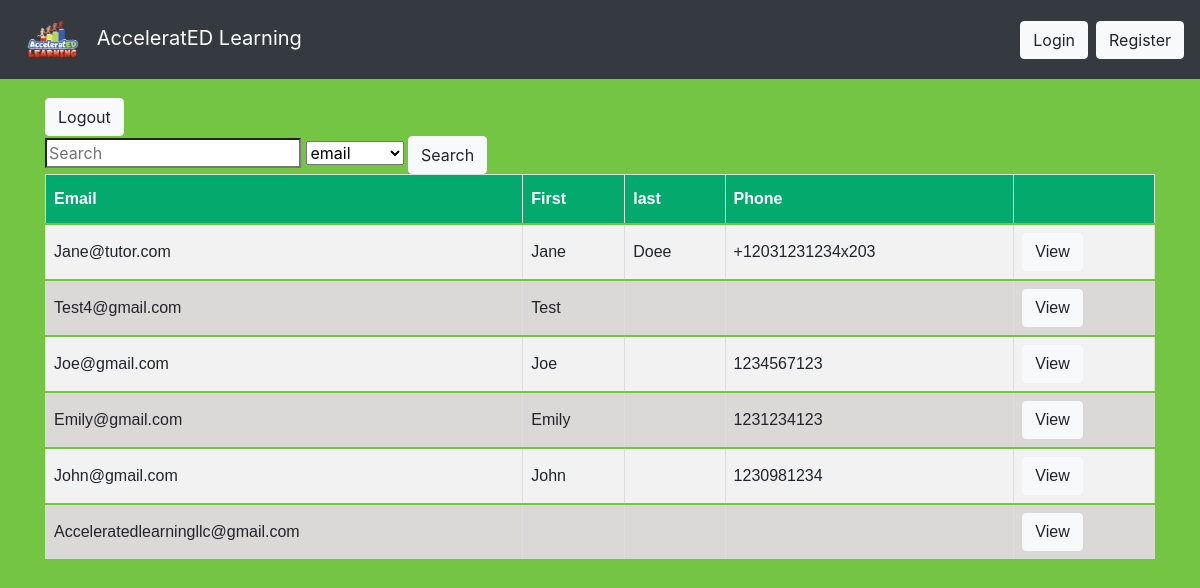
Page /owner/index/ (signed in) on the earlier database version.
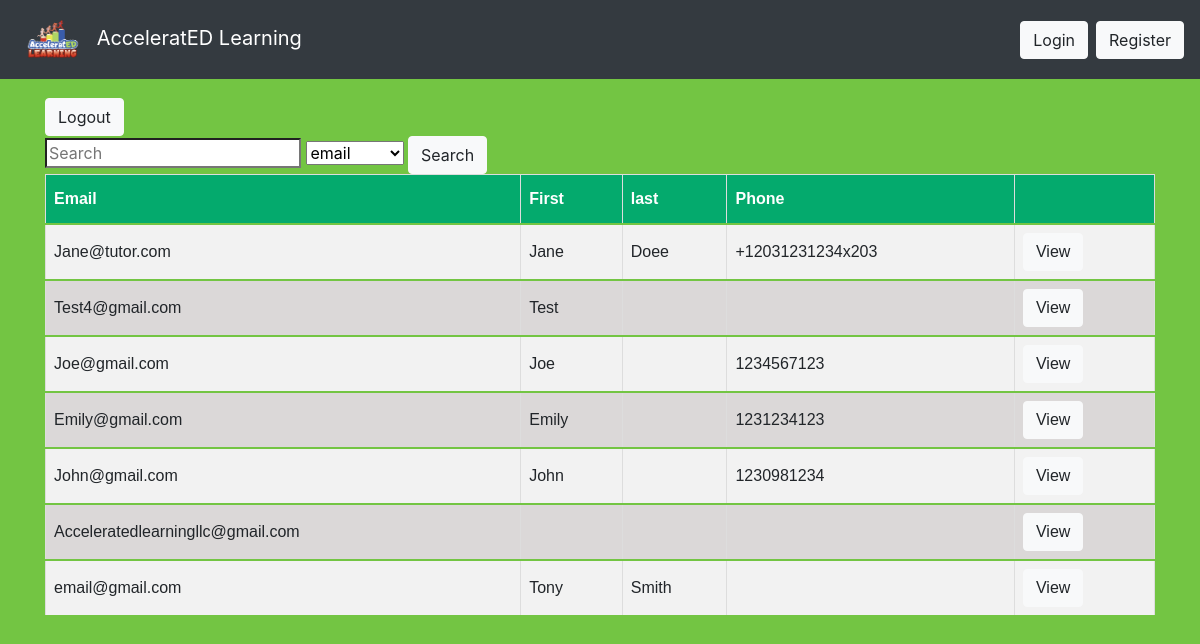
Same page on the later database version.
### tutor/models.py (models this page shows, shortened)
class User(AbstractUser):
    username = None
    email = models.EmailField(_('email address'), unique=True)
    USERNAME_FIELD = 'email'
    REQUIRED_FIELDS = []
    objects = UserManager()

class Tutor(models.Model):
    PHONICS_CHOICES = (
        ('Fundations', 'Fundations'),
        ('Fountas & Pinnell Literacy', 'Fountas & Pinnell Literacy'),
        ('Lucy Calkins Units Of Study For Teaching Phonics',
         'Lucy Calkins Units Of Study For Teaching Phonics'),
        ('Bridge The Gap Intervention', 'Bridge The Gap Intervention'),
        ('Words Their Way', 'Words Their Way'),
        ('Lalilo', 'Lalilo'),
        ('The Heggerty Curriculum', 'The Heggerty Curriculum'),
        ('Orton Gillingham Approach', 'Orton Gillingham Approach'),
        ('Phonics First', 'Phonics First'),
        ('Other', 'Other')
    )
    EMPLOYMENT_CHOICES = (
        ('Full Time', 'Full Time'),
        ('Part Time', 'Part Time'),
        ('College Student', 'College Student'),
        ('Retired', 'Retired'),
        ('Other', 'Other')
    )
    STATE_CHOICES = (
        (
            ('AL','AL'),
            ('AK','AK'),
            ('AR','AR'),
            ('AZ','AZ'),
            ('CA','CA'),
            ('CO','CO'),
            ('CT','CT'),
            ('DC','DC'),
            ('DE','DE'),
            ('FL','FL'),
            ('GA','GA'),
            ('HI','HI'),
            ('IA','IA'),
            ('ID','ID'),
            ('IL','IL'),
            ('IN','IN'),
            ('KS','KS'),
            ('KY','KY'),
            ('LA','LA'),
            ('MA','MA'),
            ('MD','MD'),
            ('ME','ME'),
            ('MI','MI'),
            ('MN','MN'),
            ('MO','MO'),
            ('MS','MS'),
            ('MT','MT'),
            ('NC','NC'),
            ('NE','NE'),
            ('NH','NH'),
            ('NJ','NJ'),
            ('NM','NM'),
            ('NV','NV'),
            ('NY','NY'),
            ('ND','ND'),
            ('OH','OH'),
            ('OK','OK'),
            ('OR','OR'),
            ('PA','PA'),
            ('RI','RI'),
            ('SC','SC'),
            ('SD','SD'),
            ('TN','TN'),
            ('TX','TX'),
            ('UT','UT'),
            ('VT','VT'),
            ('VA','VA'),
            ('WA','WA'),
            ('WI','WI'),
            ('WV','WV'),
            ('WY','WY'),
            ('None','None')
        )
    )
    LANGUAGE_CHOICES = (
        ('English', 'English'),
        ('Spanish', 'Spanish'),
        ('Chinese', 'Chinese'),
        ('Other', 'Other'),
    )
    GENDER_CHOICES = (
        ('Male', 'Male'),
        ('Female', 'Female'),
        ('Non-Binary', 'Non-Binary'),
        ('Other', 'Other')
    )
    DEGREE_CHOICES = (
        ('None', 'None'),
        ('CIN', 'Currently Enrolled In College'),
        ('AS', 'Associate\'s Degree'),
        ('TECH', 'Technical Certification'),
        ('BAS', 'Bachelor\'s Degree'),
        ('MA', 'Master\'s Degree'),
        ('ED', 'Education Specialist/6th Year/Etc . . .'),
        ('EDD', 'Doctorate or Higher')
    )
    YESNO = (
        ('Yes', 'Yes'),
        ('No', 'No')
    )
    AVAILABILITY_CHOICES = (
        ('AM', 'Part Time AM'),
        ('PM', 'Part Time PM'),
        ('F', 'Full Time (AM and PM)')
    )
    email = models.OneToOneField(User, on_delete=models.CASCADE)
    firstname = models.CharField(max_length=20, blank=True, verbose_name='First Name')
    lastname = models.CharField(max_length=20, blank=True, verbose_name='Last Name')
    birthday = models.DateField(auto_now=False, null=True, blank=True)
    phonenumber = PhoneField(blank=True, verbose_name='Phone Number')
    gender = models.CharField(max_length=10, choices=GENDER_CHOICES, blank=True, default='None')
    introduction = models.TextField(max_length=1500, blank=True, verbose_name='Introduction (Describe Yourself in 200 Words or Less)')
    languages = MultiSelectField(choices=LANGUAGE_CHOICES, blank=True, default="None", verbose_name='Languages Spoken Fluently')
    education = models.CharField(max_length=60, choices=DEGREE_CHOICES, blank=True, default='None',
    verbose_name='Highest Level of Education')
    major = models.CharField(max_length=20, blank=True, verbose_name='Major (If Applicable)')
    minor = models.CharField(max_length=20, blank=True, verbose_name='Minor (If Applicable)')
    experience = models.CharField(max_length=4, choices=YESNO, blank=True, verbose_name='Are You A Certified Teacher?')
    statecert = models.CharField(max_length=5, choices=STATE_CHOICES, verbose_name='Please Choose The State In Which You are Certified:', default='None')
    phonicsex = MultiSelectField(choices=PHONICS_CHOICES, blank=True, verbose_name='Choose Any Phonics Programs You Have Experience With:')
    employment = models.CharField(max_length=20, choices=EMPLOYMENT_CHOICES, blank=True, verbose_name='Employment Status')
    curremployment = models.CharField(max_length=30, blank=True, verbose_name='Current or Most Recent Job Title (If Applicable)')
    employer = models.CharField(max_length=30, blank=True, verbose_name='Employer (If Applicable)')
    employeraddress = models.CharField(max_length=30, blank=True, verbose_name='Employer Address (If Applicable)')
    employercity = models.CharField(max_length=30, blank=True, verbose_name='City')
    employerstate = models.CharField(max_length=5, choices=STATE_CHOICES, verbose_name='State', default='None')
    employerzip = models.CharField(max_length=30, blank=True, verbose_name='Zip Code')
    currreference = models.CharField(max_length=20, blank=True, verbose_name='Supervisor/Reference Contact Information (If Applicable)')
    teachercharacteristics = models.TextField(max_length=1500, blank=True, verbose_name='What Characteristics Make A Good Teacher: (200 Words or Less)')
    abilitiesquestion = models.TextField(
        max_length=1500, blank=True, verbose_name='How Would You Address A Range Of Abilities In Your Classroom: (200 Words or Less)')
    availability = models.CharField(max_length=20, choices=AVAILABILITY_CHOICES, blank=True, verbose_name='Choose Your Availability:')
    image =models.ImageField(upload_to='images/', blank=True, null=True, verbose_name="")

### owner/views.py (the view)
# urls.py: path('index/', views.index_view, name='index'),
def index_view(request):
    if request.user.is_superuser:
        User = get_user_model()
        if request.method == "POST":
            searched =request.POST['searched']
            by =request.POST['by']
            search_type = 'contains'
            filter = by + '__' + search_type
            user = User.objects.filter(**{filter: searched})
        else:
            user = User.objects.all()
        return render(request, 'owner/index.html', { "User": user})
    else:
        return redirect('login')

### templates/owner/index.html (shortened to what this page needs)
{% extends 'tutor/base.html' %}
{% load crispy_forms_filters %}
{% load crispy_forms_tags %}
{% block body %}
<a href="{% url 'logout' %}" class="btn btn-light">Logout</a>
<form method="POST" action="{% url 'index' %}">
    <input type="search" placeholder="Search" name="searched">
    <select name="by" placeholder="email">
        <option value="email">email</option>
    </select>
    <button class="btn btn-light" type="submit">Search</button>
</form>
<table id="customers">
    <tr>
        <th>Email</th>
        <th>First</th>
        <th>last</th>
        <th>Phone</th>
        <th></th>
    </tr>
    {% for user in User %}
    <tr>
        <a href="{% url 'file' user.id %}">
            <td>{{user}}</td>
            <td>{{user.tutor.firstname}}</td>
            <td>{{user.tutor.lastname}}</td>
            <td>{{user.tutor.phonenumber}}</td>
            <td><a class="btn btn-light" href="{% url 'file' user.id %}">View</a></td>
        </a>
    </tr>
    {% endfor %}
</table>
{% endblock %}

### templates/tutor/base.html (shortened to what this page needs)
{% load static %}
<!Doctype html>
<html lang="en">
<head>
    <link rel="stylesheet" href="https://cdn.jsdelivr.net/npm/bootstrap@4.5.3/dist/css/bootstrap.min.css"
>
    <link rel="stylesheet" href="https://cdnjs.cloudflare.com/ajax/libs/font-awesome/5.15.1/css/all.min.css">
    <link rel="stylesheet" href="{% static 'css/styles.css'%}">
</head>
<body>
    <div class="container">
        <nav class="navbar navbar-expand-lg navbar-dark bg-dark fixed-top">
            {% if authenticated %}
            <a class="navbar-brand" href="{% url 'profile' %}">
                <img src="/static/images/logo1.png" width="75" alt="">
                AcceleratED Learning
            </a>
            {% else %}
            <a class="navbar-brand" href="{% url 'login' %}">
                <img src="/static/images/logo1.png" width="75" alt="">
                AcceleratED Learning
            </a>
            {% endif %}
            <div class="collapse navbar-collapse" id="navbarSupportedContent">
                {% if authenticated %}
                <ul class="navbar-nav">
                    <li class="nav-item">
                        <a class="nav-link" href="{% url 'profile' %}">View Profile</a>
                    </li>
                    <li class="nav-item">
                        <a class="nav-link" href="{% url 'edit' %}">Edit Profile</a>
                    </li>
                </ul>
                <ul class="navbar-nav mr-auto">
                </ul>
                <a href="{% url 'logout' %}" class="btn btn-light">Logout</a>
                {% else %}
                <a href="{% url 'login' %}" class="btn btn-light mr-2">Login</a>
                <a href="{% url 'register' %}" class="btn btn-light">Register</a>
                {% endif %}
            </div>
        </nav>
    </div>
    <div class="container mt-5">
        {% block body %}
        {% endblock %}
    </div>
</body>
</html>

### static/css/styles.css (style rules this page uses)
body { background-color: #73c543; padding-top: 50px; }
tr { border-bottom: 2px solid #73c543 }

### templates/owner/index.html (style rules this page uses)
#customers { font-family: Arial, Helvetica, sans-serif; border-collapse: collapse; width: 100%; }
#customers td, #customers th { border: 1px solid #ddd; padding: 8px; }
#customers tr:nth-child(even) { background-color: #f2f2f2; }
#customers tr:nth-child(odd) { background-color: #dbd8d8; }
#customers th { padding-top: 12px; padding-bottom: 12px; text-align: left; background-color: #04AA6D; color: white; }

Differences in the rows shown:
added User: email "email@gmail.com", tutor.firstname "Tony", tutor.lastname "Smith"
